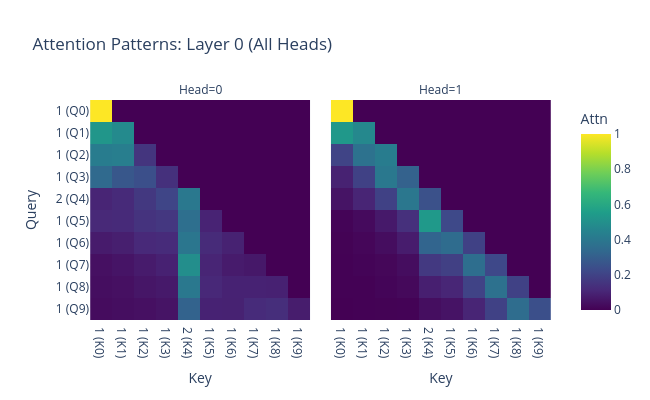

Write notebook code for a chart like this one.
### Code cell
history=process.generate_process_history(total_length=10)
input_seq=torch.tensor([history.symbols],dtype=torch.long,device=device)
# input_seq=torch.tensor([1,1,0,2,1,1,1,2,2,2],dtype=torch.long,device=device)
print(input_seq)
logits, cache = model.run_with_cache(input_seq)
token_labels = [str(t.item()) for t in input_seq[0]]
plot_attention_heatmap(cache, layer_idx=None, head_idx=None, tokens=token_labels)

print(f"model{model_name}")

### Figure 1 — Plotly figure (JSON) as saved in the notebook; plotly's stock layout.template omitted (floating-point values rounded to 4 significant figures)
{"data": [{"coloraxis": "coloraxis", "hovertemplate": "Key: %{x}<br>Query: %{y}<br>Attn: %{z}<extra></extra>", "name": "0", "type": "heatmap", "x": ["1 (K0)", "1 (K1)", "1 (K2)", "1 (K3)", "2 (K4)", "1 (K5)", "1 (K6)", "1 (K7)", "1 (K8)", "1 (K9)"], "xaxis": "x", "y": ["1 (Q0)", "1 (Q1)", "1 (Q2)", "1 (Q3)", "2 (Q4)", "1 (Q5)", "1 (Q6)", "1 (Q7)", "1 (Q8)", "1 (Q9)"], "yaxis": "y", "z": [[1.0, 0.0, 0.0, 0.0, 0.0, 0.0, 0.0, 0.0, 0.0, 0.0], [0.5256, 0.4744, 0.0, 0.0, 0.0, 0.0, 0.0, 0.0, 0.0, 0.0], [0.4199, 0.4267, 0.1534, 0.0, 0.0, 0.0, 0.0, 0.0, 0.0, 0.0], [0.3423, 0.2733, 0.2454, 0.139, 0.0, 0.0, 0.0, 0.0, 0.0, 0.0], [0.1033, 0.1194, 0.1657, 0.2098, 0.4019, 0.0, 0.0, 0.0, 0.0, 0.0], [0.1131, 0.1184, 0.149, 0.1604, 0.3616, 0.09754, 0.0, 0.0, 0.0, 0.0], [0.07371, 0.0842, 0.1161, 0.1215, 0.3912, 0.1206, 0.09263, 0.0, 0.0, 0.0], [0.04182, 0.05428, 0.07543, 0.09169, 0.494, 0.1024, 0.07469, 0.06571, 0.0, 0.0], [0.03569, 0.04249, 0.05935, 0.06721, 0.4027, 0.111, 0.09496, 0.09473, 0.09187, 0.0], [0.03147, 0.03668, 0.04389, 0.05365, 0.3149, 0.09445, 0.09361, 0.1217, 0.1311, 0.07865]]}, {"coloraxis": "coloraxis", "hovertemplate": "Key: %{x}<br>Query: %{y}<br>Attn: %{z}<extra></extra>", "name": "1", "type": "heatmap", "x": ["1 (K0)", "1 (K1)", "1 (K2)", "1 (K3)", "2 (K4)", "1 (K5)", "1 (K6)", "1 (K7)", "1 (K8)", "1 (K9)"], "xaxis": "x2", "y": ["1 (Q0)", "1 (Q1)", "1 (Q2)", "1 (Q3)", "2 (Q4)", "1 (Q5)", "1 (Q6)", "1 (Q7)", "1 (Q8)", "1 (Q9)"], "yaxis": "y2", "z": [[1.0, 0.0, 0.0, 0.0, 0.0, 0.0, 0.0, 0.0, 0.0, 0.0], [0.5326, 0.4674, 0.0, 0.0, 0.0, 0.0, 0.0, 0.0, 0.0, 0.0], [0.204, 0.3766, 0.4194, 0.0, 0.0, 0.0, 0.0, 0.0, 0.0, 0.0], [0.09355, 0.1965, 0.3996, 0.3103, 0.0, 0.0, 0.0, 0.0, 0.0, 0.0], [0.05307, 0.1025, 0.1967, 0.398, 0.2498, 0.0, 0.0, 0.0, 0.0, 0.0], [0.008243, 0.02699, 0.06925, 0.1385, 0.5355, 0.2216, 0.0, 0.0, 0.0, 0.0], [0.004391, 0.01402, 0.03452, 0.0779, 0.3235, 0.3491, 0.1965, 0.0, 0.0, 0.0], [0.001957, 0.009953, 0.01631, 0.03406, 0.1677, 0.1913, 0.359, 0.2197, 0.0, 0.0], [0.001608, 0.004054, 0.01151, 0.02242, 0.0858, 0.1055, 0.2025, 0.3708, 0.1958, 0.0], [0.0006885, 0.00211, 0.004585, 0.006605, 0.03637, 0.0516, 0.1032, 0.1966, 0.3537, 0.2444]]}], "layout": {"annotations": [{"font": {}, "showarrow": false, "text": "Head=0", "x": 0.2497, "xanchor": "center", "xref": "paper", "y": 1, "yanchor": "bottom", "yref": "paper"}, {"font": {}, "showarrow": false, "text": "Head=1", "x": 0.7502, "xanchor": "center", "xref": "paper", "y": 1, "yanchor": "bottom", "yref": "paper"}], "coloraxis": {"cmax": 1, "cmin": 0, "colorbar": {"title": {"text": "Attn"}}, "colorscale": [[0, "#440154"], [0.1111, "#482878"], [0.2222, "#3e4989"], [0.3333, "#31688e"], [0.4444, "#26828e"], [0.5556, "#1f9e89"], [0.6667, "#35b779"], [0.7778, "#6ece58"], [0.8889, "#b5de2b"], [1, "#fde725"]]}, "height": 400, "title": {"text": "Attention Patterns: Layer 0 (All Heads)"}, "width": 650, "xaxis": {"anchor": "y", "constrain": "domain", "domain": [0, 0.4995], "scaleanchor": "y", "title": {"text": "Key"}}, "xaxis2": {"anchor": "y2", "domain": [0.5005, 1], "matches": "x", "title": {"text": "Key"}}, "yaxis": {"anchor": "x", "autorange": "reversed", "constrain": "domain", "domain": [0, 1], "title": {"text": "Query"}}, "yaxis2": {"anchor": "x2", "domain": [0, 1], "matches": "y", "showticklabels": false}}}
